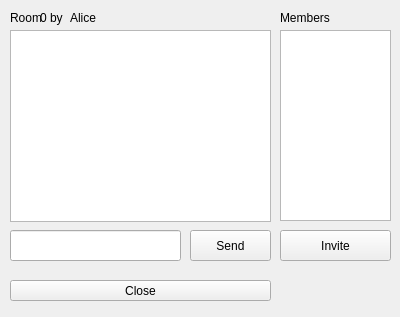
<?xml version="1.0" encoding="UTF-8"?>
<ui version="4.0">
 <class>Form</class>
 <widget class="QWidget" name="Form">
  <property name="geometry">
   <rect>
    <x>0</x>
    <y>0</y>
    <width>400</width>
    <height>317</height>
   </rect>
  </property>
  <property name="windowTitle">
   <string>Form</string>
  </property>
  <widget class="QLabel" name="roomNumberLabel">
   <property name="geometry">
    <rect>
     <x>10</x>
     <y>10</y>
     <width>31</width>
     <height>16</height>
    </rect>
   </property>
   <property name="text">
    <string>Room </string>
   </property>
  </widget>
  <widget class="QLabel" name="label_4">
   <property name="geometry">
    <rect>
     <x>40</x>
     <y>10</y>
     <width>16</width>
     <height>16</height>
    </rect>
   </property>
   <property name="text">
    <string>0</string>
   </property>
  </widget>
  <widget class="QLabel" name="label_5">
   <property name="geometry">
    <rect>
     <x>50</x>
     <y>10</y>
     <width>16</width>
     <height>16</height>
    </rect>
   </property>
   <property name="text">
    <string>by</string>
   </property>
  </widget>
  <widget class="QLabel" name="hostLabel">
   <property name="geometry">
    <rect>
     <x>70</x>
     <y>10</y>
     <width>171</width>
     <height>16</height>
    </rect>
   </property>
   <property name="text">
    <string>Alice</string>
   </property>
  </widget>
  <widget class="QTextBrowser" name="MessageBrowser">
   <property name="geometry">
    <rect>
     <x>10</x>
     <y>30</y>
     <width>261</width>
     <height>192</height>
    </rect>
   </property>
  </widget>
  <widget class="QLineEdit" name="sendMessageLineEdit">
   <property name="geometry">
    <rect>
     <x>10</x>
     <y>230</y>
     <width>171</width>
     <height>31</height>
    </rect>
   </property>
  </widget>
  <widget class="QPushButton" name="sendButton">
   <property name="geometry">
    <rect>
     <x>190</x>
     <y>230</y>
     <width>81</width>
     <height>31</height>
    </rect>
   </property>
   <property name="text">
    <string>Send</string>
   </property>
  </widget>
  <widget class="QPushButton" name="closeButton">
   <property name="geometry">
    <rect>
     <x>10</x>
     <y>280</y>
     <width>261</width>
     <height>21</height>
    </rect>
   </property>
   <property name="text">
    <string>Close</string>
   </property>
  </widget>
  <widget class="QLabel" name="label_7">
   <property name="geometry">
    <rect>
     <x>280</x>
     <y>10</y>
     <width>51</width>
     <height>16</height>
    </rect>
   </property>
   <property name="text">
    <string>Members</string>
   </property>
  </widget>
  <widget class="QTextBrowser" name="connectedClientsList">
   <property name="geometry">
    <rect>
     <x>280</x>
     <y>30</y>
     <width>111</width>
     <height>191</height>
    </rect>
   </property>
  </widget>
  <widget class="QPushButton" name="inviteButton">
   <property name="geometry">
    <rect>
     <x>280</x>
     <y>230</y>
     <width>111</width>
     <height>31</height>
    </rect>
   </property>
   <property name="text">
    <string>Invite</string>
   </property>
  </widget>
 </widget>
 <resources/>
 <connections/>
</ui>
